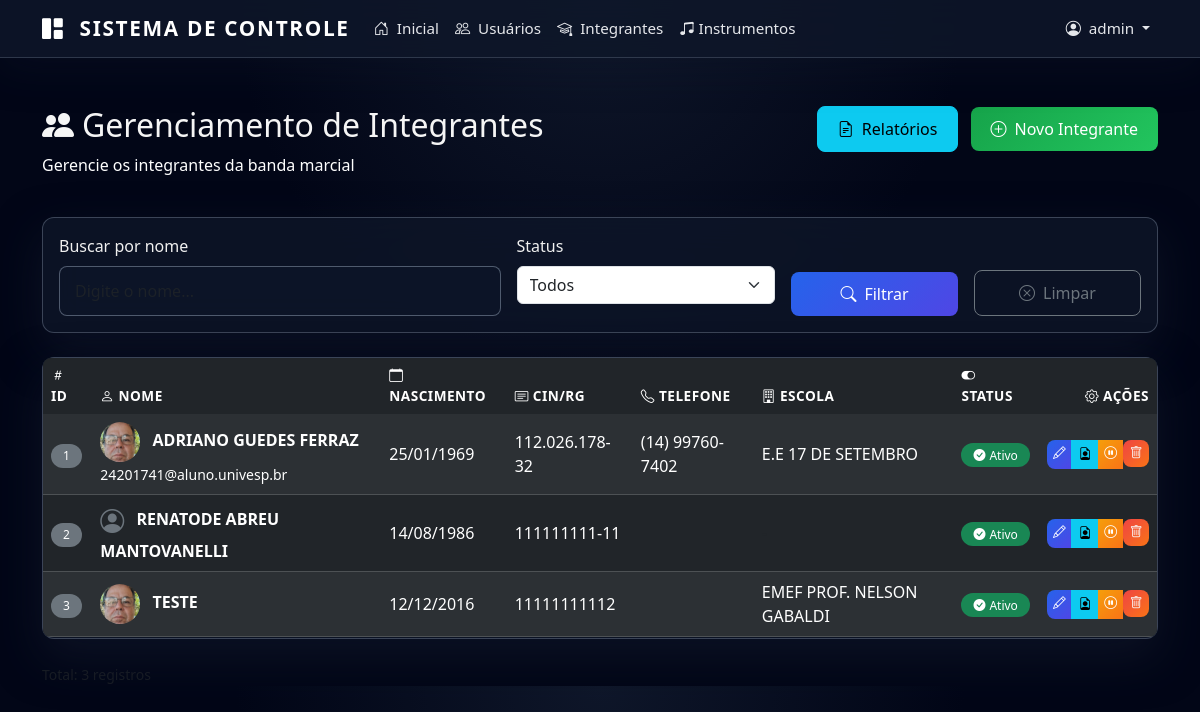
The page /admin/alunos (signed in) on the database its author committed.
### app/models.py (models this page shows, shortened)
class User(UserMixin, db.Model):
    id = db.Column(db.Integer, primary_key=True)
    username = db.Column(db.String(100), unique=True, nullable=False)
    password = db.Column(db.String(255), nullable=False)
    is_admin = db.Column(db.Boolean, default=False)
    is_active = db.Column(db.Boolean, default=True)
    must_change_password = db.Column(db.Boolean, default=True)
    login_attempts = db.Column(db.Integer, default=0)
    blocked_until = db.Column(db.DateTime, nullable=True)

class Aluno(db.Model):
    id = db.Column(db.Integer, primary_key=True)
    nome = db.Column(db.String(200), nullable=False)
    data_nascimento = db.Column(db.Date, nullable=True)
    naturalidade = db.Column(db.String(100))
    cin_rg = db.Column(db.String(20), unique=True)
    email = db.Column(db.String(150))
    telefone = db.Column(db.String(20))
    cep = db.Column(db.String(10))
    endereco = db.Column(db.String(300))
    bairro = db.Column(db.String(100))
    cidade = db.Column(db.String(100))
    estado = db.Column(db.String(2))
    foto_path = db.Column(db.String(500))
    ativo = db.Column(db.Boolean, default=True)
    numero = db.Column(db.String(20))
    complemento = db.Column(db.String(200))
    funcao_id = db.Column(db.Integer, db.ForeignKey('funcao_banda.id'))
    funcao = db.relationship('FuncaoBanda', backref='alunos')
    created_at = db.Column(db.DateTime, default=datetime.utcnow)
    responsaveis = db.relationship('Responsavel', backref='aluno', lazy=True, cascade='all, delete-orphan')
    uniforme = db.relationship('Uniforme', backref='aluno', lazy=True, cascade='all, delete-orphan')
    presencas = db.relationship('Presenca', backref='aluno', lazy=True, cascade='all, delete-orphan')
    instrumentos = db.relationship('AlunoInstrumento', backref='aluno', lazy=True, cascade='all, delete-orphan')
    escolas = db.relationship('AlunoEscola', backref='aluno', lazy=True, cascade='all, delete-orphan')
    autorizacoes_foto = db.relationship(
        'AutorizacaoFotoMenor',
        back_populates='aluno',
        lazy='dynamic',
        cascade='all, delete-orphan',
    )

class AlunoEscola(db.Model):
    id = db.Column(db.Integer, primary_key=True)
    aluno_id = db.Column(db.Integer, db.ForeignKey('aluno.id'), nullable=False)
    escola_id = db.Column(db.Integer, db.ForeignKey('escola.id'), nullable=False)
    data_matricula = db.Column(db.Date, default=datetime.utcnow().date)

class Escola(db.Model):
    id = db.Column(db.Integer, primary_key=True)
    nome = db.Column(db.String(200), nullable=False)
    endereco = db.Column(db.String(300))
    alunos = db.relationship('AlunoEscola', backref='escola', lazy=True)

### app/routes.py (the view)
@main_bp.route("/admin/alunos")
@login_required
def listar_alunos():
    nome_busca = request.args.get('busca', '')
    ativo_filter = request.args.get('ativo', '')
    query = Aluno.query
    if nome_busca:
        query = query.filter(Aluno.nome.ilike(f'%{nome_busca}%'))
    if ativo_filter == '1':
        query = query.filter(Aluno.ativo == True)
    elif ativo_filter == '0':
        query = query.filter(Aluno.ativo == False)
    alunos = query.order_by(Aluno.nome).all()
    return render_template("admin_alunos.html",
                           alunos=alunos,
                           busca=nome_busca,
                           ativo_filter=ativo_filter)

### app/__init__.py (called while the page is built)
@login_manager.user_loader
def load_user(user_id):
    from .models import User
    return User.query.get(int(user_id))

### templates/admin_alunos.html (shortened to what this page needs)
{% extends "base.html" %}
{% block content %}
<div class="container mt-5 fade-in">
  <div class="row mb-4">
    <div class="col-md-8">
      <h2><i class="bi bi-people-fill me-2"></i>Gerenciamento de Integrantes</h2>
      <p class="text-white">Gerencie os integrantes da banda marcial</p>
    </div>
    <div class="col-md-4 text-md-end">
      <a href="{{ url_for('main.relatorio_geral_alunos') }}" class="btn btn-info me-2" target="_blank">
        <i class="bi bi-file-earmark-text me-2"></i>Relatórios
      </a>
      {% if current_user.is_admin %}
      <a href="{{ url_for('main.criar_aluno') }}" class="btn btn-success">
        <i class="bi bi-plus-circle me-2"></i>Novo Integrante
      </a>
      {% endif %}
    </div>
  </div>
  <div class="card mb-4">
    <div class="card-body">
      <form method="GET" action="{{ url_for('main.listar_alunos') }}" class="row g-3">
        <div class="col-md-5">
          <label for="busca" class="form-label">Buscar por nome</label>
          <input type="text" name="busca" id="busca" class="form-control"
                 value="{{ busca }}" placeholder="Digite o nome...">
        </div>
        <div class="col-md-3">
          <label for="ativo" class="form-label">Status</label>
          <select name="ativo" id="ativo" class="form-select">
            <option value="">Todos</option>
          </select>
        </div>
        <div class="col-md-2 d-flex align-items-end">
          <button type="submit" class="btn btn-primary w-100">
            <i class="bi bi-search me-2"></i>Filtrar
          </button>
        </div>
        <div class="col-md-2 d-flex align-items-end">
          <a href="{{ url_for('main.listar_alunos') }}" class="btn btn-outline-secondary w-100">
            <i class="bi bi-x-circle me-2"></i>Limpar
          </a>
        </div>
      </form>
    </div>
  </div>
  <div class="card">
    <div class="card-body p-0">
      <div class="table-responsive">
        <table class="table table-dark table-striped table-hover mb-0">
          <thead class="table-dark">
            <tr>
              <th><i class="bi bi-hash me-1"></i>ID</th>
              <th><i class="bi bi-person me-1"></i>Nome</th>
              <th><i class="bi bi-calendar me-1"></i>Nascimento</th>
              <th><i class="bi bi-card-text me-1"></i>CIN/RG</th>
              <th><i class="bi bi-telephone me-1"></i>Telefone</th>
              <th><i class="bi bi-building me-1"></i>Escola</th>
              <th><i class="bi bi-toggle-on me-1"></i>Status</th>
              <th class="text-end"><i class="bi bi-gear me-1"></i>Ações</th>
            </tr>
          </thead>
          <tbody>
            {% for a in alunos %}
            <tr>
              <td><span class="badge bg-secondary">{{ a.id }}</span></td>
              <td>
                {% if a.foto_path %}
                  <img src="{{ url_for('static', filename=a.foto_path) }}" alt="Foto"
                       class="rounded-circle me-2" style="width: 40px; height: 40px; object-fit: cover;">
                {% else %}
                  <i class="bi bi-person-circle text-secondary me-2" style="font-size: 1.5rem; vertical-align: middle;"></i>
                {% endif %}
                <strong>{{ a.nome }}</strong>
                {% if a.email %}
                  <br><small class="text-white">{{ a.email }}</small>
                {% endif %}
              </td>
              <td>
                {% if a.data_nascimento %}
                  {{ a.data_nascimento.strftime('%d/%m/%Y') }}
                {% else %}
                  <span class="text-muted">-</span>
                {% endif %}
              </td>
              <td>{{ a.cin_rg or ' ' }}</td>
              <td>{{ a.telefone or ' ' }}</td>
              <td>
                {% if a.escolas %}
                  {% for ae in a.escolas %}
                    {{ ae.escola.nome }}{% if not loop.last %}<br>{% endif %}
                  {% endfor %}
                {% else %}
                  <span class="text-muted">-</span>
                {% endif %}
              </td>
              <td>
                {% if a.ativo %}
                  <span class="badge bg-success">
                    <i class="bi bi-check-circle-fill me-1"></i>Ativo
                  </span>
                {% else %}
                  <span class="badge bg-danger">
                    <i class="bi bi-x-circle-fill me-1"></i>Inativo
                  </span>
                {% endif %}
              </td>
              <td class="text-end">
                <div class="btn-group btn-group-sm" role="group" style="white-space: nowrap;">
                  {% if current_user.is_admin %}
                  <a href="{{ url_for('main.editar_aluno', aluno_id=a.id) }}" class="btn btn-primary" title="Editar">
                    <i class="bi bi-pencil"></i>
                  </a>
                  {% endif %}
                  <a href="{{ url_for('main.relatorio_aluno', aluno_id=a.id) }}" class="btn btn-info" title="Relatório", target="_blank"
                     {% if not a.ativo %}style="opacity: 0.5; cursor: not-allowed"{% endif %}>
                    <i class="bi bi-file-earmark-person",></i>
                  </a>
                  {% if current_user.is_admin %}
                  <a href="{{ url_for('main.toggle_aluno', aluno_id=a.id) }}" class="btn {% if a.ativo %}btn-warning{% else %}btn-success{% endif %}"
                     title="{% if a.ativo %}Inativar{% else %}Ativar{% endif %}">
                    <i class="bi {% if a.ativo %}bi-pause-circle{% else %}bi-play-circle{% endif %}"></i>
                  </a>
                  <form action="{{ url_for('main.excluir_aluno', aluno_id=a.id) }}" method="POST" style="display: inline-block;">
                    <button type="submit" class="btn btn-danger" title="Excluir"
                            onclick="return confirm('Inativar {{ a.nome }}?')">
                      <i class="bi bi-trash"></i>
                    </button>
                  </form>
                  {% endif %}
                </div>
              </td>
            </tr>
            {% endfor %}
          </tbody>
        </table>
      </div>
    </div>
  </div>
  <div class="mt-4 text-muted">
    <small>Total: {{ alunos|length }} registros</small>
  </div>
</div>
{% endblock %}

### templates/base.html (shortened to what this page needs)
<!DOCTYPE html>
<html lang="pt-br">
<head>
  <link href="https://cdn.jsdelivr.net/npm/bootstrap@5.3.8/dist/css/bootstrap.min.css" rel="stylesheet">
  <link rel="stylesheet" href="https://cdn.jsdelivr.net/npm/bootstrap-icons@1.11.3/font/bootstrap-icons.min.css">
  <link rel="stylesheet" href="{{ url_for('static', filename='css/style.css') }}">
</head>
<body>
  {% if current_user.is_authenticated %}
  <nav class="navbar navbar-expand-md navbar-dark">
    <div class="container">
      <a class="navbar-brand" href="{{ url_for('main.dashboard') }}">
        <i class="bi bi-grid-1x2-fill me-2"></i> Sistema de Controle
      </a>
      <div class="collapse navbar-collapse" id="navbarNav">
        <ul class="navbar-nav me-auto">
          <li class="nav-item">
            <a class="nav-link" href="{{ url_for('main.dashboard') }}">
              <i class="bi bi-house-door me-1"></i> Inicial
            </a>
          </li>
          {% if current_user.is_admin %}
          <li class="nav-item">
            <a class="nav-link" href="{{ url_for('main.listar_usuarios') }}">
              <i class="bi bi-people me-1"></i> Usuários
            </a>
          </li>
          {% endif %}
          <li class="nav-item">
            <a class="nav-link" href="{{ url_for('main.listar_alunos') }}">
              <i class="bi bi-mortarboard me-1"></i> Integrantes
            </a>
          </li>
          <li class="nav-item">
            <a class="nav-link" href="{{ url_for('main.listar_instrumentos') }}">
              <i class="bi bi-music-note-beamed"></i> Instrumentos
            </a>
          </li>
        </ul>
        <ul class="navbar-nav">
          <li class="nav-item dropdown">
            <a class="nav-link dropdown-toggle" href="#" role="button" data-bs-toggle="dropdown" aria-expanded="false">
              <i class="bi bi-person-circle me-1"></i> {{ current_user.username }}
            </a>
          </li>
        </ul>
      </div>
    </div>
  </nav>
  {% endif %}
  <main class="{% if not current_user.is_authenticated %}min-vh-100{% endif %}">
    {% block content %}{% endblock %}
  </main>
</body>
</html>

### static/css/style.css (style rules this page uses)
:root { --primary-color: #0f172a; --secondary-color: #1e293b; --accent-color: #2563eb; --highlight-color: #e94560; --text-light: #e5e7eb; --text-muted: #9ca3af; --surface-color: #ffffff; --surface-muted: rgba(15, 23, 42, 0.04); --success-color: #22c55e; --warning-color: #facc15; --danger-color: #ef4444; }
body { font-family: system-ui, -apple-system, BlinkMacSystemFont, 'Segoe UI', Tahoma, Geneva, Verdana, sans-serif; background: radial-gradient(circle at top, #0f172a 0, #020617 40%, #020617 100%); color: #e5e7eb; }
.navbar { background: rgba(15, 23, 42, 0.85) !important; backdrop-filter: blur(16px); -webkit-backdrop-filter: blur(16px); border-bottom: 1px solid rgba(148, 163, 184, 0.25); box-shadow: 0 10px 40px rgba(15, 23, 42, 0.35); }
.navbar-brand { font-weight: 700; font-size: 1.3rem; letter-spacing: 0.08em; text-transform: uppercase; }
.nav-link { font-weight: 500; font-size: 0.95rem; color: #e5e7eb !important; transition: color 0.25s ease, opacity 0.25s ease; }
.card { border: none; border-radius: 12px; background: rgba(15, 23, 42, 0.75); backdrop-filter: blur(18px); -webkit-backdrop-filter: blur(18px); border: 1px solid rgba(148, 163, 184, 0.35); box-shadow: 0 18px 45px rgba(15, 23, 42, 0.7); transition: transform 0.3s ease, box-shadow 0.3s ease; }
.btn { border-radius: 8px; font-weight: 500; padding: 10px 20px; transition: all 0.3s ease; }
.btn-success { background: linear-gradient(135deg, #16a34a, #22c55e); border: none; }
.btn-primary { background: linear-gradient(135deg, #2563eb, #4f46e5); border: none; }
.btn-warning { background: linear-gradient(135deg, #f59e0b, #f97316); border: none; color: white; }
.btn-danger { background: linear-gradient(135deg, #ef4444, #f97316); border: none; color: #f9fafb; }
.table { border-radius: 8px; overflow: hidden; }
.table-dark { background-color: var(--primary-color); }
.table thead th { border-bottom: none; font-weight: 600; text-transform: uppercase; font-size: 0.85rem; letter-spacing: 0.5px; }
.table tbody tr { transition: background-color 0.2s ease; }
.badge { padding: 6px 12px; border-radius: 20px; font-weight: 500; font-size: 0.75rem; }
.form-control { border-radius: 8px; border: 1px solid rgba(148, 163, 184, 0.5); padding: 12px 15px; transition: all 0.3s ease; background-color: rgba(15, 23, 42, 0.65); color: #e5e7eb; }
.form-label { font-weight: 500; color: #f0f0f0; margin-bottom: 8px; }
h2, h3, h4, h5, h6 { color: #f5f5f5; }
p { color: #d0d0d0; }
.fade-in { animation: fadeIn 0.5s ease-out; }

### templates/admin_alunos.html (style rules this page uses)
.btn-group-sm .btn { padding: 0.25rem 0.4rem; font-size: 0.8rem; }
.table td { vertical-align: middle; }

### rows shown on the page
User: username "admin"
Aluno: id "1", foto_path (picture), nome "ADRIANO GUEDES FERRAZ", email "24201741@aluno.univesp.br", data_nascimento "25/01/1969", cin_rg "112.026.178-32", telefone "(14) 99760-7402", ativo True (drawn)
AlunoEscola: escola.nome "E.E 17 DE SETEMBRO"
Aluno: id "2", nome "RENATODE ABREU MANTOVANELLI", data_nascimento "14/08/1986", cin_rg "111111111-11", ativo True (drawn)
Aluno: id "3", foto_path (picture), nome "TESTE", data_nascimento "12/12/2016", cin_rg "11111111112", ativo True (drawn)
AlunoEscola: escola.nome "EMEF PROF. NELSON GABALDI"

### other values the page prints
{{ alunos|length }} "3"
